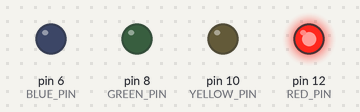
Bench run of a sketch on a simulated Arduino Nano, built with avr-gcc and run on an emulated ATmega328P. Parts: output pins drawn as LEDs (lit = HIGH).

Above: at 0.5 s.
At 1.5 s:
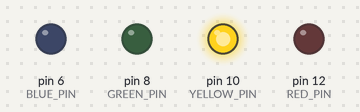
At 2.5 s:
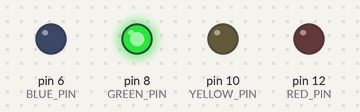
At 3.5 s:
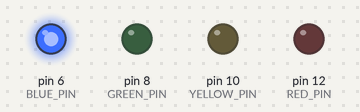
Timing chart, 0 to 5.2 s (numbered marks = the images above):
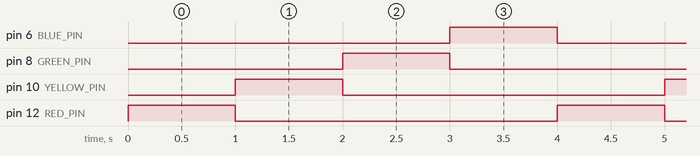

The sketch:

week1.ino
```cpp
/*
 * NAPS Code Club Elegoo Nano Arduino flashing LED example.
 *
 * Stephen Gould, 5 May 2019.
 */

const int RED_PIN = 12;
const int YELLOW_PIN = 10;
const int GREEN_PIN = 8;
const int BLUE_PIN = 6;

 void setup() {
  // set up LEDs as output and turn off
  pinMode(RED_PIN, OUTPUT);
  pinMode(YELLOW_PIN, OUTPUT);
  pinMode(GREEN_PIN, OUTPUT);
  pinMode(BLUE_PIN, OUTPUT);

  digitalWrite(RED_PIN, LOW);
  digitalWrite(YELLOW_PIN, LOW);
  digitalWrite(GREEN_PIN, LOW);
  digitalWrite(BLUE_PIN, LOW);
}

void loop() {
  // flash red then yellow then green
  digitalWrite(RED_PIN, HIGH);
  delay(1000);
  digitalWrite(RED_PIN, LOW);

  digitalWrite(YELLOW_PIN, HIGH);
  delay(1000);
  digitalWrite(YELLOW_PIN, LOW);

  digitalWrite(GREEN_PIN, HIGH);
  delay(1000);
  digitalWrite(GREEN_PIN, LOW);

  digitalWrite(BLUE_PIN, HIGH);
  delay(1000);
  digitalWrite(BLUE_PIN, LOW);
}
```

Measured:
- by itself, pin 6 (BLUE_PIN), pin 8 (GREEN_PIN), pin 10 (YELLOW_PIN), pin 12 (RED_PIN): alternates HIGH for 1.0 s and LOW for 3.0 s
- by itself, everything shown: repeats every 4.0 s, in 5 steps
